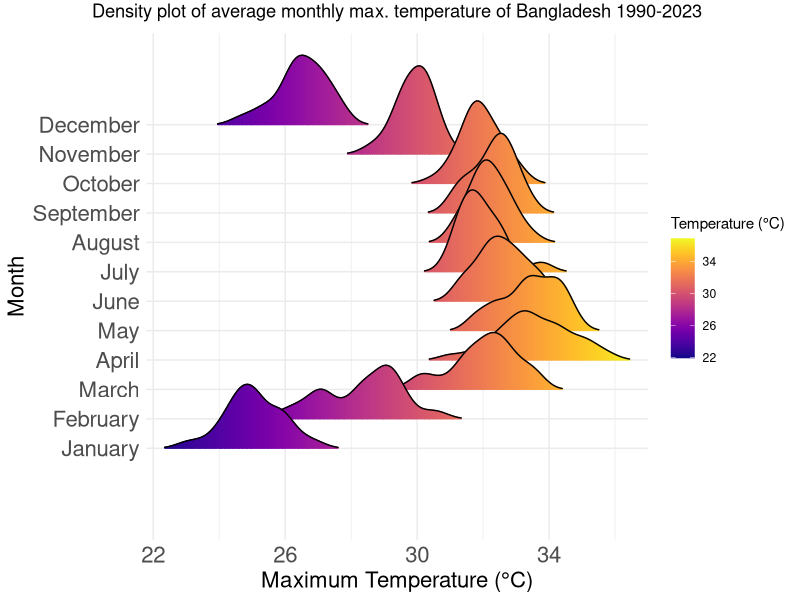
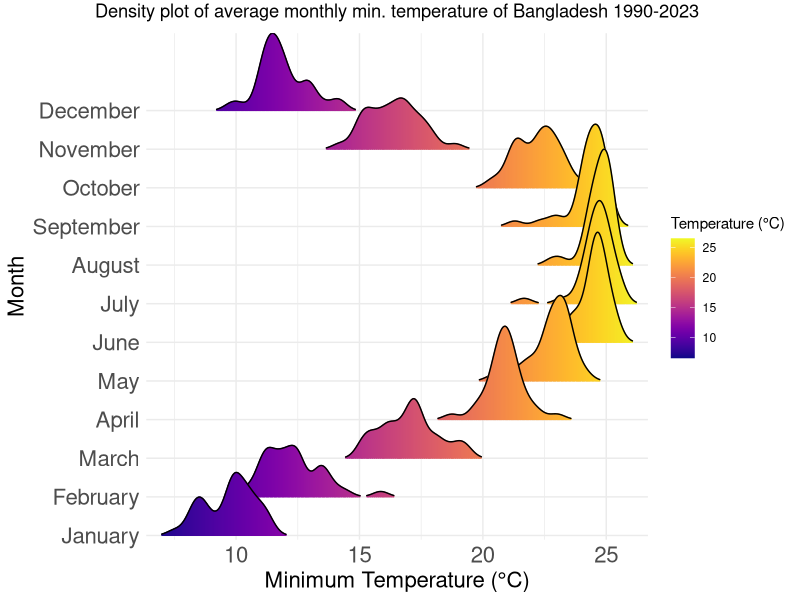

Recreate these plots in R, in order.

# Density plots of monthly average temperatures

# Installed Packages
install.packages("dplyr")
install.packages("ggplot2")
install.packages("ggridges")
install.packages("viridis")

# Libraries
library(dplyr)
library(ggplot2)
library(ggridges)
library(viridis)

# Weather data set
weather <- read.csv("TemperatureData.csv") # Year 1970-2023
View(weather)

# To check the missing values
sapply(weather, function(x) sum(is.na(x)))

# To check the summary statistics 
summary(weather$MaxT..Deg.Cel.)
summary(weather$MinT.Deg.Cel.)

# Select years 1990-2023
weather01 <- weather |> 
  filter(Year >= 1990 & Year <= 2023)

sum(is.na(weather01))


# Year wise monthly average data temperature

weather.data <-  weather01 |>  
  group_by(Year, Month) |> 
  select(Station, Year, Month, MaxT..Deg.Cel., MinT.Deg.Cel.) |>
  summarise("T.max"=mean(MaxT..Deg.Cel.), 
            "T.min" =min(MinT.Deg.Cel.))

View(weather.data)

# Density plot of Average Monthly Maximum Temperature of Bangladesh 1990-2023
dd1 <- weather.data |> 
  ungroup() |> 
  select(Month, T.max) |> 
  mutate(Month = factor(Month)) |> 
  ggplot( aes(x = T.max, y = factor(Month, levels = 1:12, labels = month.name), fill = ..x..)) +
  geom_density_ridges_gradient(scale = 3, rel_min_height = 0.01, gradient_lwd = 1.) +
  scale_x_continuous(expand = c(0.01, 0)) +
  scale_y_discrete(expand = c(0.01, 3)) +
  scale_fill_viridis(name = "Temperature (°C)", option = "C") +
  labs(title = "Density plot of average monthly max. temperature of Bangladesh 1990-2023", x = "Maximum Temperature (°C)",
        y = "Month") +
  theme_minimal() +
  theme(plot.title = element_text(hjust = 0.5, vjust = 2),
        axis.title.x = element_text(size = 16),
        axis.title.y = element_text(size = 16),
        axis.text.x = element_text(size = 16),
        axis.text.y = element_text(size = 16))
dd1


# Density plot of Average Monthly Minimum Temperature of Bangladesh 1990-2023
dd2 <- weather.data |> 
  ungroup() |> 
  select(Month, T.min) |> 
  mutate(Month = factor(Month)) |>
  ggplot(aes(x = T.min, y = factor(Month, levels = 1:12, labels = month.name),
             fill = ..x..))+
  geom_density_ridges_gradient(scale = 3, rel_min_height = 0.01, gradient_lwd = 1.)+
  scale_x_continuous(expand = c(0.01, 0))+
  scale_y_discrete(expand = c(0.01,0))+
  scale_fill_viridis(name = "Temperature (°C)", option = "C")+
  labs(title = "Density plot of average monthly min. temperature of Bangladesh 1990-2023",x = "Minimum Temperature (°C)",
       y = "Month") +
  theme_minimal() +
  theme(plot.title = element_text(hjust = 0.5, vjust = 2),
        axis.title.x = element_text(size = 16),
        axis.title.y = element_text(size = 16),
        axis.text.x = element_text(size = 16),
        axis.text.y = element_text(size = 16))

dd2
